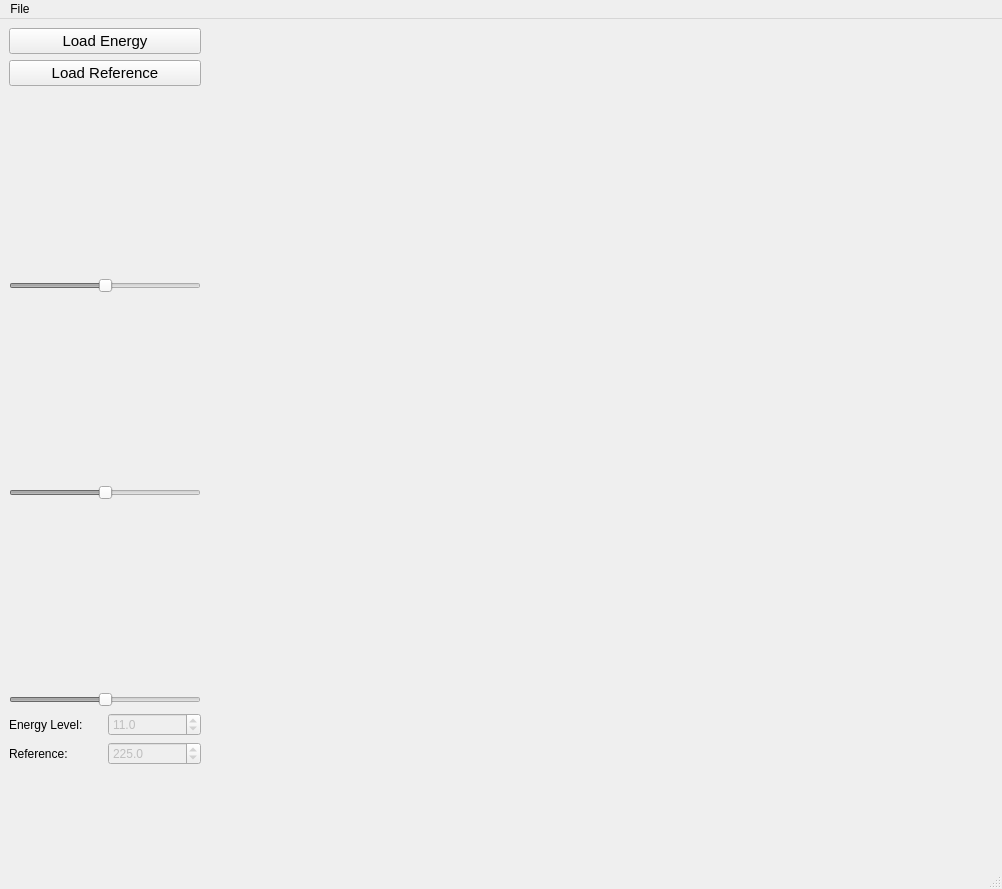
<?xml version="1.0" encoding="UTF-8"?>
<ui version="4.0">
 <class>MainWindow</class>
 <widget class="QMainWindow" name="MainWindow">
  <property name="geometry">
   <rect>
    <x>0</x>
    <y>0</y>
    <width>1002</width>
    <height>889</height>
   </rect>
  </property>
  <property name="windowTitle">
   <string>Expression Volume Qt/VTK Demonstration</string>
  </property>
  <widget class="QWidget" name="centralwidget">
   <layout class="QHBoxLayout" name="horizontalLayout_2">
    <item>
     <widget class="QWidget" name="widget" native="true">
      <property name="sizePolicy">
       <sizepolicy hsizetype="Fixed" vsizetype="Preferred">
        <horstretch>0</horstretch>
        <verstretch>0</verstretch>
       </sizepolicy>
      </property>
      <property name="minimumSize">
       <size>
        <width>192</width>
        <height>0</height>
       </size>
      </property>
      <layout class="QVBoxLayout" name="verticalLayout_2">
       <property name="margin">
        <number>0</number>
       </property>
       <item>
        <widget class="QPushButton" name="loadEnergyButton">
         <property name="font">
          <font>
           <pointsize>11</pointsize>
          </font>
         </property>
         <property name="text">
          <string>Load Energy</string>
         </property>
         <property name="default">
          <bool>false</bool>
         </property>
         <property name="flat">
          <bool>false</bool>
         </property>
        </widget>
       </item>
       <item>
        <widget class="QPushButton" name="loadReferenceButton">
         <property name="font">
          <font>
           <pointsize>11</pointsize>
          </font>
         </property>
         <property name="text">
          <string>Load Reference</string>
         </property>
        </widget>
       </item>
       <item>
        <widget class="QVTKWidget" name="xyWidget">
         <property name="sizePolicy">
          <sizepolicy hsizetype="Fixed" vsizetype="Fixed">
           <horstretch>0</horstretch>
           <verstretch>0</verstretch>
          </sizepolicy>
         </property>
         <property name="minimumSize">
          <size>
           <width>180</width>
           <height>180</height>
          </size>
         </property>
        </widget>
       </item>
       <item>
        <widget class="QSlider" name="xySlider">
         <property name="enabled">
          <bool>false</bool>
         </property>
         <property name="value">
          <number>50</number>
         </property>
         <property name="orientation">
          <enum>Qt::Horizontal</enum>
         </property>
        </widget>
       </item>
       <item>
        <widget class="QVTKWidget" name="xzWidget">
         <property name="sizePolicy">
          <sizepolicy hsizetype="Fixed" vsizetype="Fixed">
           <horstretch>0</horstretch>
           <verstretch>0</verstretch>
          </sizepolicy>
         </property>
         <property name="minimumSize">
          <size>
           <width>180</width>
           <height>180</height>
          </size>
         </property>
        </widget>
       </item>
       <item>
        <widget class="QSlider" name="xzSlider">
         <property name="enabled">
          <bool>false</bool>
         </property>
         <property name="value">
          <number>50</number>
         </property>
         <property name="orientation">
          <enum>Qt::Horizontal</enum>
         </property>
        </widget>
       </item>
       <item>
        <widget class="QVTKWidget" name="yzWidget">
         <property name="sizePolicy">
          <sizepolicy hsizetype="Fixed" vsizetype="Fixed">
           <horstretch>0</horstretch>
           <verstretch>0</verstretch>
          </sizepolicy>
         </property>
         <property name="minimumSize">
          <size>
           <width>180</width>
           <height>180</height>
          </size>
         </property>
        </widget>
       </item>
       <item>
        <widget class="QSlider" name="yzSlider">
         <property name="enabled">
          <bool>false</bool>
         </property>
         <property name="value">
          <number>50</number>
         </property>
         <property name="orientation">
          <enum>Qt::Horizontal</enum>
         </property>
        </widget>
       </item>
       <item>
        <layout class="QGridLayout" name="gridLayout">
         <item row="0" column="0">
          <widget class="QLabel" name="label">
           <property name="text">
            <string>Energy Level:</string>
           </property>
          </widget>
         </item>
         <item row="0" column="1">
          <widget class="QDoubleSpinBox" name="energySpinBox">
           <property name="enabled">
            <bool>false</bool>
           </property>
           <property name="decimals">
            <number>1</number>
           </property>
           <property name="maximum">
            <double>255.000000000000000</double>
           </property>
           <property name="singleStep">
            <double>0.500000000000000</double>
           </property>
           <property name="value">
            <double>11.000000000000000</double>
           </property>
          </widget>
         </item>
         <item row="1" column="0">
          <widget class="QLabel" name="label_2">
           <property name="text">
            <string>Reference:</string>
           </property>
          </widget>
         </item>
         <item row="1" column="1">
          <widget class="QDoubleSpinBox" name="referenceSpinBox">
           <property name="enabled">
            <bool>false</bool>
           </property>
           <property name="decimals">
            <number>1</number>
           </property>
           <property name="maximum">
            <double>255.000000000000000</double>
           </property>
           <property name="singleStep">
            <double>1.000000000000000</double>
           </property>
           <property name="value">
            <double>225.000000000000000</double>
           </property>
          </widget>
         </item>
        </layout>
       </item>
       <item>
        <spacer name="verticalSpacer">
         <property name="orientation">
          <enum>Qt::Vertical</enum>
         </property>
         <property name="sizeHint" stdset="0">
          <size>
           <width>20</width>
           <height>39</height>
          </size>
         </property>
        </spacer>
       </item>
      </layout>
     </widget>
    </item>
    <item>
     <widget class="QVTKWidget" name="mainWidget">
      <property name="sizePolicy">
       <sizepolicy hsizetype="Preferred" vsizetype="Preferred">
        <horstretch>1</horstretch>
        <verstretch>1</verstretch>
       </sizepolicy>
      </property>
      <property name="minimumSize">
       <size>
        <width>700</width>
        <height>600</height>
       </size>
      </property>
     </widget>
    </item>
   </layout>
  </widget>
  <widget class="QMenuBar" name="menubar">
   <property name="geometry">
    <rect>
     <x>0</x>
     <y>0</y>
     <width>1002</width>
     <height>22</height>
    </rect>
   </property>
   <widget class="QMenu" name="menuFile">
    <property name="title">
     <string>File</string>
    </property>
    <addaction name="actionLoadEnergy"/>
    <addaction name="actionLoadReference"/>
    <addaction name="actionQuit"/>
   </widget>
   <addaction name="menuFile"/>
  </widget>
  <widget class="QStatusBar" name="statusbar"/>
  <action name="actionQuit">
   <property name="text">
    <string>Quit</string>
   </property>
  </action>
  <action name="actionLoadEnergy">
   <property name="text">
    <string>Load Energy Volume</string>
   </property>
   <property name="shortcut">
    <string>Ctrl+L</string>
   </property>
  </action>
  <action name="actionLoadReference">
   <property name="text">
    <string>Load Reference Volume</string>
   </property>
   <property name="shortcut">
    <string>Ctrl+R</string>
   </property>
  </action>
 </widget>
 <customwidgets>
  <customwidget>
   <class>QVTKWidget</class>
   <extends>QWidget</extends>
   <header>QVTKWidget.h</header>
  </customwidget>
 </customwidgets>
 <resources/>
 <connections>
  <connection>
   <sender>loadEnergyButton</sender>
   <signal>clicked()</signal>
   <receiver>actionLoadEnergy</receiver>
   <slot>trigger()</slot>
   <hints>
    <hint type="sourcelabel">
     <x>56</x>
     <y>70</y>
    </hint>
    <hint type="destinationlabel">
     <x>-1</x>
     <y>-1</y>
    </hint>
   </hints>
  </connection>
  <connection>
   <sender>loadReferenceButton</sender>
   <signal>clicked()</signal>
   <receiver>actionLoadReference</receiver>
   <slot>trigger()</slot>
   <hints>
    <hint type="sourcelabel">
     <x>98</x>
     <y>83</y>
    </hint>
    <hint type="destinationlabel">
     <x>-1</x>
     <y>-1</y>
    </hint>
   </hints>
  </connection>
 </connections>
</ui>
